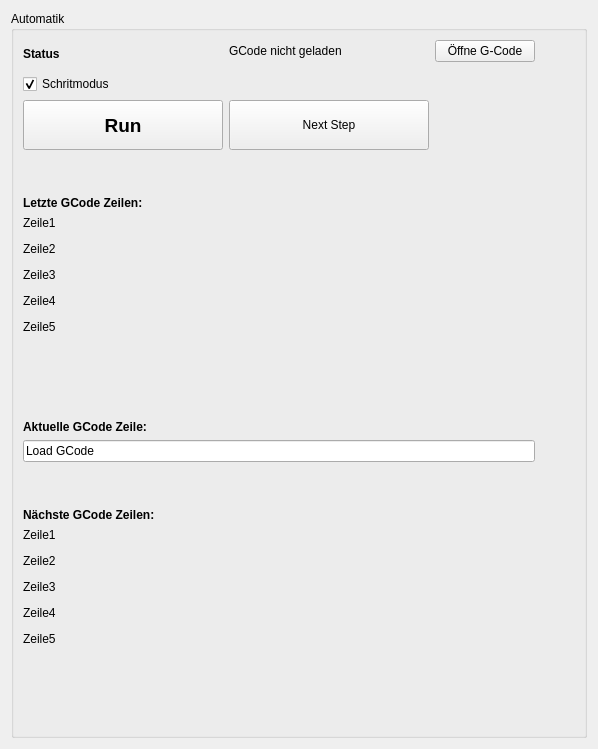
      <widget class="QWidget" name="automatic">
       <attribute name="title">
        <string>Automatische Steuerung</string>
       </attribute>
       <layout class="QVBoxLayout" name="verticalLayout_3">
        <item>
         <widget class="QGroupBox" name="groupBox_automatic">
          <property name="title">
           <string>Automatik</string>
          </property>
          <layout class="QGridLayout" name="gridLayout_6">
           <item row="7" column="0">
            <spacer name="verticalSpacer_8">
             <property name="orientation">
              <enum>Qt::Vertical</enum>
             </property>
             <property name="sizeType">
              <enum>QSizePolicy::Maximum</enum>
             </property>
             <property name="sizeHint" stdset="0">
              <size>
               <width>20</width>
               <height>40</height>
              </size>
             </property>
            </spacer>
           </item>
           <item row="0" column="4">
            <spacer name="horizontalSpacer_6">
             <property name="orientation">
              <enum>Qt::Horizontal</enum>
             </property>
             <property name="sizeHint" stdset="0">
              <size>
               <width>40</width>
               <height>20</height>
              </size>
             </property>
            </spacer>
           </item>
           <item row="5" column="0">
            <widget class="QLabel" name="text_last_gcode">
             <property name="text">
              <string>&lt;html&gt;&lt;head/&gt;&lt;body&gt;&lt;p&gt;&lt;span style=&quot; font-weight:600;&quot;&gt;Letzte GCode Zeilen:&lt;/span&gt;&lt;/p&gt;&lt;/body&gt;&lt;/html&gt;</string>
             </property>
            </widget>
           </item>
           <item row="14" column="0">
            <spacer name="verticalSpacer_2">
             <property name="orientation">
              <enum>Qt::Vertical</enum>
             </property>
             <property name="sizeType">
              <enum>QSizePolicy::MinimumExpanding</enum>
             </property>
             <property name="sizeHint" stdset="0">
              <size>
               <width>20</width>
               <height>40</height>
              </size>
             </property>
            </spacer>
           </item>
           <item row="0" column="1">
            <widget class="QLabel" name="out_status_gcode">
             <property name="minimumSize">
              <size>
               <width>200</width>
               <height>0</height>
              </size>
             </property>
             <property name="text">
              <string>GCode nicht geladen</string>
             </property>
            </widget>
           </item>
           <item row="9" column="0">
            <widget class="QLabel" name="text_next_gcode">
             <property name="text">
              <string>&lt;html&gt;&lt;head/&gt;&lt;body&gt;&lt;p&gt;&lt;span style=&quot; font-weight:600;&quot;&gt;Aktuelle GCode Zeile:&lt;/span&gt;&lt;/p&gt;&lt;/body&gt;&lt;/html&gt;</string>
             </property>
            </widget>
           </item>
           <item row="11" column="0">
            <spacer name="verticalSpacer_9">
             <property name="orientation">
              <enum>Qt::Vertical</enum>
             </property>
             <property name="sizeType">
              <enum>QSizePolicy::Maximum</enum>
             </property>
             <property name="sizeHint" stdset="0">
              <size>
               <width>20</width>
               <height>40</height>
              </size>
             </property>
            </spacer>
           </item>
           <item row="3" column="0">
            <widget class="QPushButton" name="pushButton_automatic_run">
             <property name="minimumSize">
              <size>
               <width>200</width>
               <height>50</height>
              </size>
             </property>
             <property name="font">
              <font>
               <pointsize>14</pointsize>
               <bold>true</bold>
              </font>
             </property>
             <property name="text">
              <string>Run</string>
             </property>
            </widget>
           </item>
           <item row="0" column="0" rowspan="2">
            <widget class="QLabel" name="text_status_gcode">
             <property name="text">
              <string>&lt;html&gt;&lt;head/&gt;&lt;body&gt;&lt;p&gt;&lt;span style=&quot; font-weight:600;&quot;&gt;Status&lt;/span&gt;&lt;/p&gt;&lt;/body&gt;&lt;/html&gt;</string>
             </property>
            </widget>
           </item>
           <item row="4" column="0">
            <spacer name="verticalSpacer_5">
             <property name="orientation">
              <enum>Qt::Vertical</enum>
             </property>
             <property name="sizeType">
              <enum>QSizePolicy::Maximum</enum>
             </property>
             <property name="sizeHint" stdset="0">
              <size>
               <width>20</width>
               <height>40</height>
              </size>
             </property>
            </spacer>
           </item>
           <item row="12" column="0">
            <widget class="QLabel" name="text_last_gcode_3">
             <property name="text">
              <string>&lt;html&gt;&lt;head/&gt;&lt;body&gt;&lt;p&gt;&lt;span style=&quot; font-weight:600;&quot;&gt;Nächste GCode Zeilen:&lt;/span&gt;&lt;/p&gt;&lt;/body&gt;&lt;/html&gt;</string>
             </property>
            </widget>
           </item>
           <item row="10" column="0" colspan="3">
            <widget class="QLineEdit" name="out_in_act_gcode">
             <property name="text">
              <string>Load GCode</string>
             </property>
            </widget>
           </item>
           <item row="0" column="2">
            <widget class="QPushButton" name="pushButton_automatic_open_gcode">
             <property name="minimumSize">
              <size>
               <width>100</width>
               <height>0</height>
              </size>
             </property>
             <property name="text">
              <string>Öffne G-Code</string>
             </property>
            </widget>
           </item>
           <item row="13" column="0" colspan="3">
            <widget class="QLabel" name="out_next_gcode">
             <property name="text">
              <string>&lt;html&gt;&lt;head/&gt;&lt;body&gt;&lt;p&gt;Zeile1&lt;/p&gt;&lt;p&gt;Zeile2&lt;/p&gt;&lt;p&gt;Zeile3&lt;/p&gt;&lt;p&gt;Zeile4&lt;/p&gt;&lt;p&gt;Zeile5&lt;/p&gt;&lt;p&gt;&lt;br/&gt;&lt;/p&gt;&lt;/body&gt;&lt;/html&gt;</string>
             </property>
            </widget>
           </item>
           <item row="6" column="0" colspan="3">
            <widget class="QLabel" name="out_last_gcode">
             <property name="text">
              <string>&lt;html&gt;&lt;head/&gt;&lt;body&gt;&lt;p&gt;Zeile1&lt;/p&gt;&lt;p&gt;Zeile2&lt;/p&gt;&lt;p&gt;Zeile3&lt;/p&gt;&lt;p&gt;Zeile4&lt;/p&gt;&lt;p&gt;Zeile5&lt;/p&gt;&lt;p&gt;&lt;br/&gt;&lt;/p&gt;&lt;/body&gt;&lt;/html&gt;</string>
             </property>
             <property name="wordWrap">
              <bool>true</bool>
             </property>
            </widget>
           </item>
           <item row="2" column="0">
            <widget class="QCheckBox" name="checkBox">
             <property name="enabled">
              <bool>true</bool>
             </property>
             <property name="text">
              <string>Schritmodus</string>
             </property>
             <property name="checked">
              <bool>true</bool>
             </property>
            </widget>
           </item>
           <item row="3" column="1">
            <widget class="QPushButton" name="pushButton_next_row">
             <property name="minimumSize">
              <size>
               <width>200</width>
               <height>50</height>
              </size>
             </property>
             <property name="text">
              <string>Next Step</string>
             </property>
            </widget>
           </item>
          </layout>
         </widget>
        </item>
       </layout>
      </widget>
